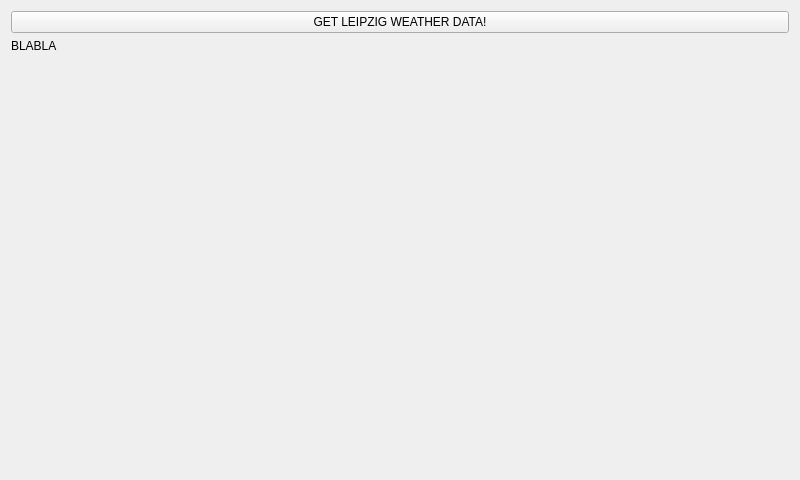
<?xml version="1.0" encoding="UTF-8"?>
<ui version="4.0">
 <class>tinyweather_mainWindow</class>
 <widget class="QMainWindow" name="tinyweather_mainWindow">
  <property name="geometry">
   <rect>
    <x>0</x>
    <y>0</y>
    <width>800</width>
    <height>480</height>
   </rect>
  </property>
  <property name="windowTitle">
   <string>tinyweather_mainWindow</string>
  </property>
  <widget class="QWidget" name="centralWidget">
   <layout class="QVBoxLayout" name="verticalLayout_2">
    <item>
     <layout class="QVBoxLayout" name="verticalLayout">
      <item>
       <widget class="QPushButton" name="pushButton">
        <property name="text">
         <string>GET LEIPZIG WEATHER DATA!</string>
        </property>
       </widget>
      </item>
      <item>
       <widget class="QLabel" name="txt_label">
        <property name="text">
         <string>BLABLA</string>
        </property>
        <property name="alignment">
         <set>Qt::AlignLeading|Qt::AlignLeft|Qt::AlignTop</set>
        </property>
       </widget>
      </item>
     </layout>
    </item>
   </layout>
  </widget>
 </widget>
 <layoutdefault spacing="6" margin="11"/>
 <resources/>
 <connections/>
</ui>
